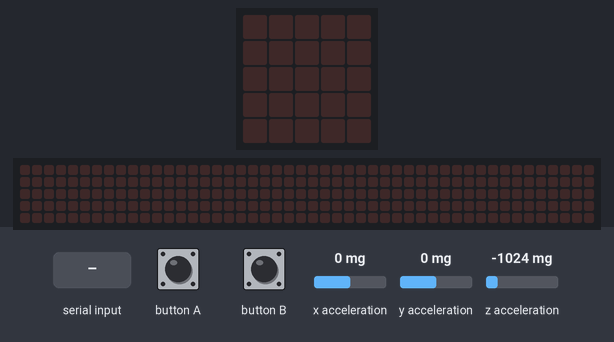
Bench run of a program on a simulated BBC micro:bit running MicroPython. Parts: the board's 5×5 LED display, a strip that is not on the board, showing the scrolling text unrolled. The test bench sets the inputs (shaded band); at power-on: x acceleration 0 mg, y acceleration 0 mg, z acceleration -1024 mg. The 48×5 strip is a reading aid, not a part: it shows the text the display is scrolling, unrolled, one strip-width of it at a time; what the program prints to the serial console is not drawn.

Above: at 1.2 s.
1.3 s: "1" typed at the serial console, then Enter
At 3.58 s:
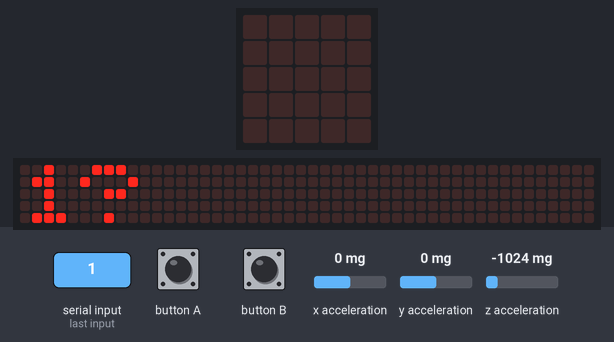
16.3 s: "0" typed at the serial console, then Enter
At 16.44 s:
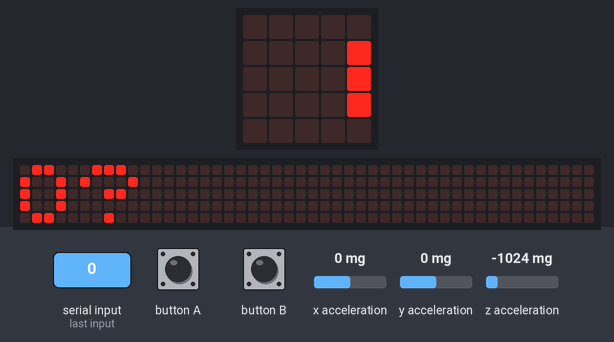

The program:

sensor.py
```python
from microbit import *

def get_sensor_data():
    x, y, z = accelerometer.get_x(), accelerometer.get_y(), accelerometer.get_z()
    a, b = button_a.is_pressed(), button_b.is_pressed()
    print(x, y, z, a, b)

uart.init(115200)

while True:
    sleep(100)
    get_sensor_data()
    if uart.any():
        str=uart.readline()
        display.scroll(str,wait=False,loop=True)
```

Measured:
- after the input at 1.3 s, the display: changes at once (image 1)
